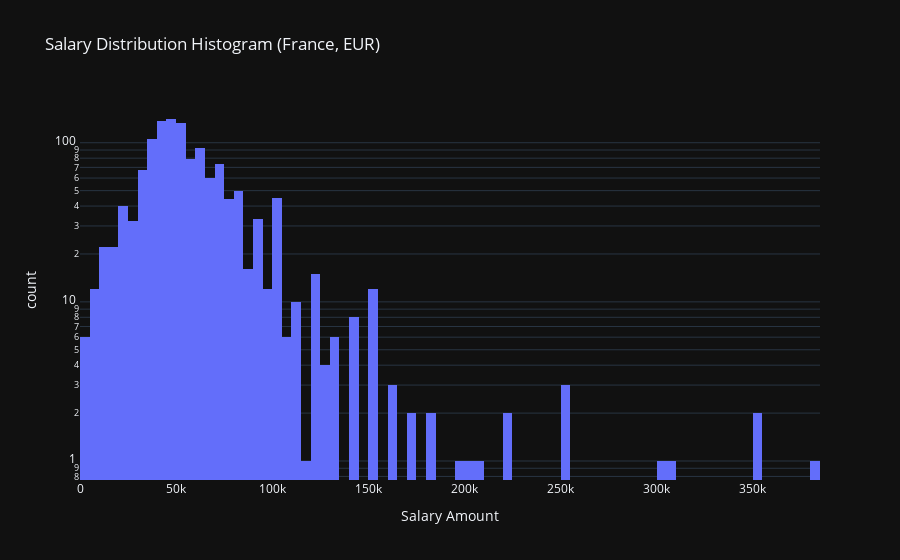
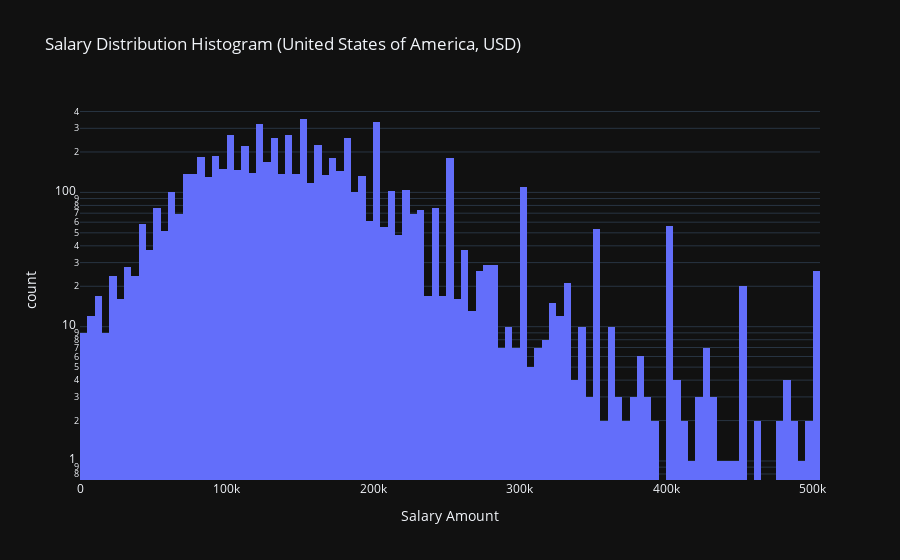
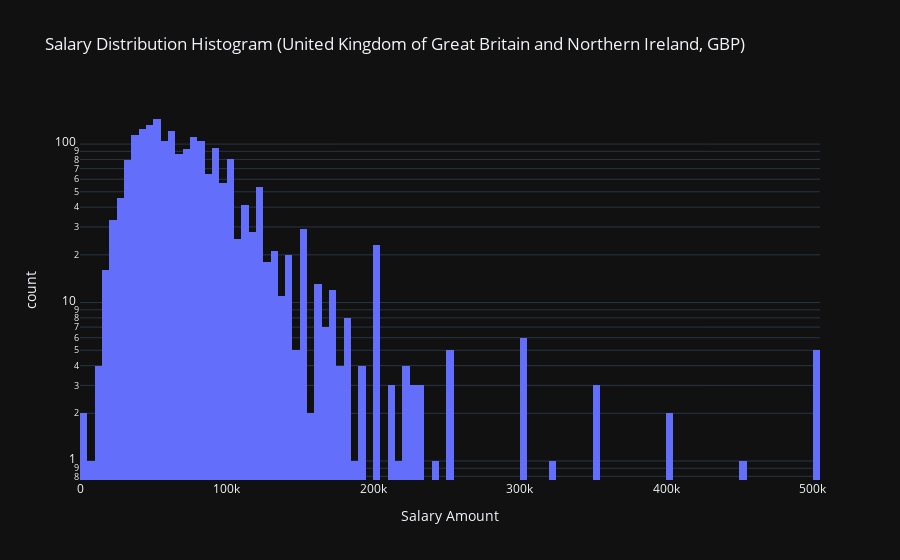
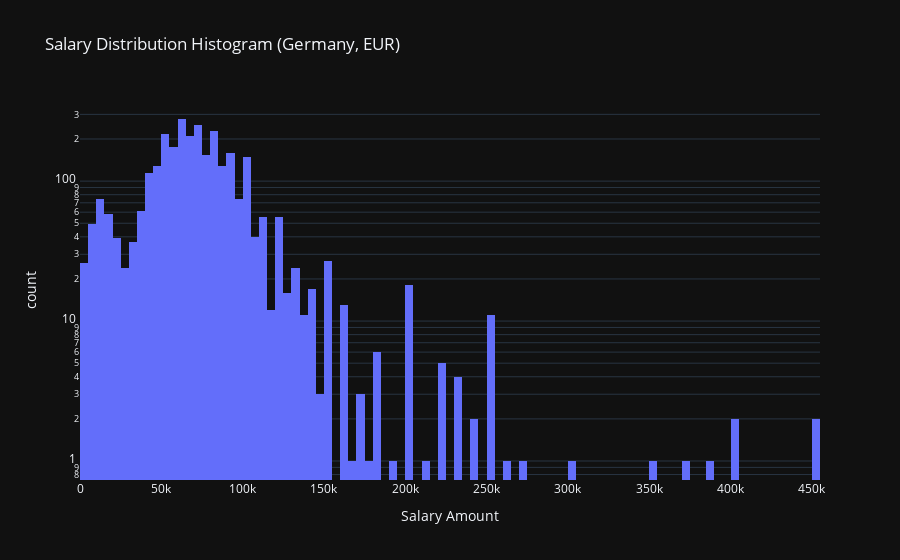

These figures' notebook cell, in order:
### Code cell
# check comptotal distribution in these countries, in log scale
import plotly.express as px
for train_df in df.groupby(['Country', 'Currency']):
    if train_df[1].shape[0]>1000:
        print(train_df[0], train_df[1].shape)
        for x in value_maps['Country'].keys() :
            if value_maps['Country'][x]==train_df[0][0]:
                _country = x

        for x in value_maps['Currency'].keys() :
            if value_maps['Currency'][x]==train_df[0][1]:
                _currency = x
        fig = px.histogram(
            train_df[1],
            x='CompTotal',
            nbins=100,  # Adjust bins for granularity
            title=f'Salary Distribution Histogram ({_country}, {_currency})',
            labels={'CompTotal': 'Salary Amount', 'Count': 'Number of People'},
            log_y=True  # Log scale for better visibility
        )

        fig.show()

### Figure 1 — Plotly figure (JSON) as saved in the notebook; plotly's stock layout.template omitted (floating-point values rounded to 4 significant figures; data arrays with more than 128 entries replaced by an {"elided": "..."} marker saying what was removed)
{"data": [{"bingroup": "x", "hovertemplate": "Salary Amount=%{x}<br>count=%{y}<extra></extra>", "legendgroup": "", "marker": {"color": "#636efa", "pattern": {"shape": ""}}, "name": "", "nbinsx": 100, "orientation": "v", "showlegend": false, "x": {"elided": "1304 float values"}, "xaxis": "x", "yaxis": "y", "type": "histogram"}], "layout": {"xaxis": {"anchor": "y", "domain": [0.0, 1.0], "title": {"text": "Salary Amount"}}, "yaxis": {"anchor": "x", "domain": [0.0, 1.0], "title": {"text": "count"}, "type": "log"}, "legend": {"tracegroupgap": 0}, "title": {"text": "Salary Distribution Histogram (France, EUR)"}, "barmode": "relative"}}

### Figure 2 — Plotly figure (JSON) as saved in the notebook; plotly's stock layout.template omitted (floating-point values rounded to 4 significant figures; data arrays with more than 128 entries replaced by an {"elided": "..."} marker saying what was removed)
{"data": [{"bingroup": "x", "hovertemplate": "Salary Amount=%{x}<br>count=%{y}<extra></extra>", "legendgroup": "", "marker": {"color": "#636efa", "pattern": {"shape": ""}}, "name": "", "nbinsx": 100, "orientation": "v", "showlegend": false, "x": {"elided": "6880 float values"}, "xaxis": "x", "yaxis": "y", "type": "histogram"}], "layout": {"xaxis": {"anchor": "y", "domain": [0.0, 1.0], "title": {"text": "Salary Amount"}}, "yaxis": {"anchor": "x", "domain": [0.0, 1.0], "title": {"text": "count"}, "type": "log"}, "legend": {"tracegroupgap": 0}, "title": {"text": "Salary Distribution Histogram (United States of America, USD)"}, "barmode": "relative"}}

### Figure 3 — Plotly figure (JSON) as saved in the notebook; plotly's stock layout.template omitted (floating-point values rounded to 4 significant figures; data arrays with more than 128 entries replaced by an {"elided": "..."} marker saying what was removed)
{"data": [{"bingroup": "x", "hovertemplate": "Salary Amount=%{x}<br>count=%{y}<extra></extra>", "legendgroup": "", "marker": {"color": "#636efa", "pattern": {"shape": ""}}, "name": "", "nbinsx": 100, "orientation": "v", "showlegend": false, "x": {"elided": "1978 float values"}, "xaxis": "x", "yaxis": "y", "type": "histogram"}], "layout": {"xaxis": {"anchor": "y", "domain": [0.0, 1.0], "title": {"text": "Salary Amount"}}, "yaxis": {"anchor": "x", "domain": [0.0, 1.0], "title": {"text": "count"}, "type": "log"}, "legend": {"tracegroupgap": 0}, "title": {"text": "Salary Distribution Histogram (United Kingdom of Great Britain and Northern Ireland, GBP)"}, "barmode": "relative"}}

### Figure 4 — Plotly figure (JSON) as saved in the notebook; plotly's stock layout.template omitted (floating-point values rounded to 4 significant figures; data arrays with more than 128 entries replaced by an {"elided": "..."} marker saying what was removed)
{"data": [{"bingroup": "x", "hovertemplate": "Salary Amount=%{x}<br>count=%{y}<extra></extra>", "legendgroup": "", "marker": {"color": "#636efa", "pattern": {"shape": ""}}, "name": "", "nbinsx": 100, "orientation": "v", "showlegend": false, "x": {"elided": "2972 float values"}, "xaxis": "x", "yaxis": "y", "type": "histogram"}], "layout": {"xaxis": {"anchor": "y", "domain": [0.0, 1.0], "title": {"text": "Salary Amount"}}, "yaxis": {"anchor": "x", "domain": [0.0, 1.0], "title": {"text": "count"}, "type": "log"}, "legend": {"tracegroupgap": 0}, "title": {"text": "Salary Distribution Histogram (Germany, EUR)"}, "barmode": "relative"}}
